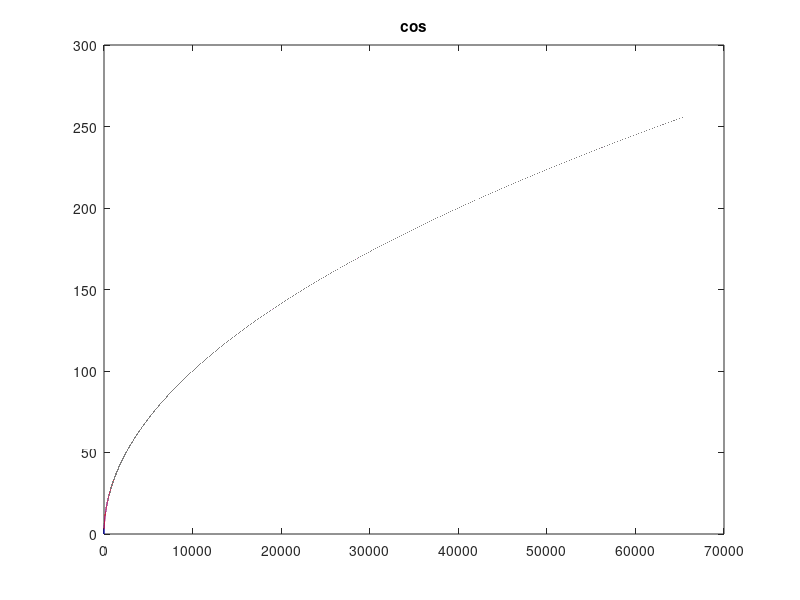
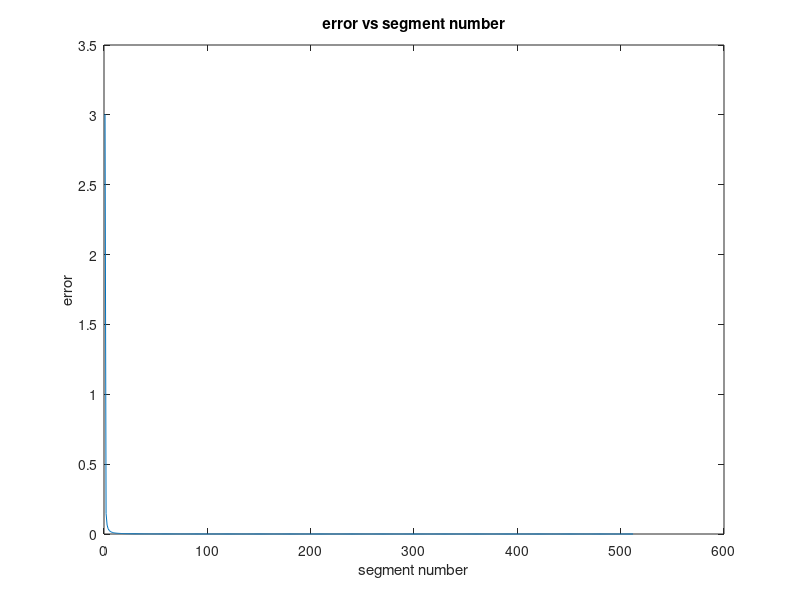

Recreate these plots in MATLAB, in order.
%%a simple example for polyfit to approximate cosine function
%% Kiran Gunnam
clear all
clc
close all

ns=128*4; %%number of segments
nr=128*4; %%number of points in each segment
np=1 %% polynomial order used
arg_max=2.^16;

for i=1:ns
    xsegment_start = (i-1)/ns*arg_max;
    xsegment_end   = i/ns*arg_max;
    xsegment_step  = 1/(ns*nr)*arg_max;

    x(i,:)  =  xsegment_start:xsegment_step:xsegment_end;
    y(i,:)  =  sqrt(x(i,:));
    p(i,:)  =  polyfit(x(i,:),y(i,:),np);

    y1(i,:) = polyval(p(i,:),x(i,:));
    %%y1(i,:) = x(i,:).*p(i,1)+p(i,2); %same as above for order 1
    %%polynomial
    e(i)  = max(abs(y(i,:)-y1(i,:)));
end

%Convert the floating point to fixed point
fp = round(fix(p.*2^8)/2^8);

figure
plot(reshape(x',1,[]),reshape(y',1,[]),'b')
hold on
plot(reshape(x',1,[]),reshape(y1',1,[]),'r')
title('cos');
hold off
figure;
plot(e)
title('error vs segment number');
xlabel('segment number')
ylabel('error');
max_error=max(e)
spec_error=2^-15
if(max_error<=spec_error)
    disp('error specification is satisfied')
else
    disp('error specification is not satisfied')
end